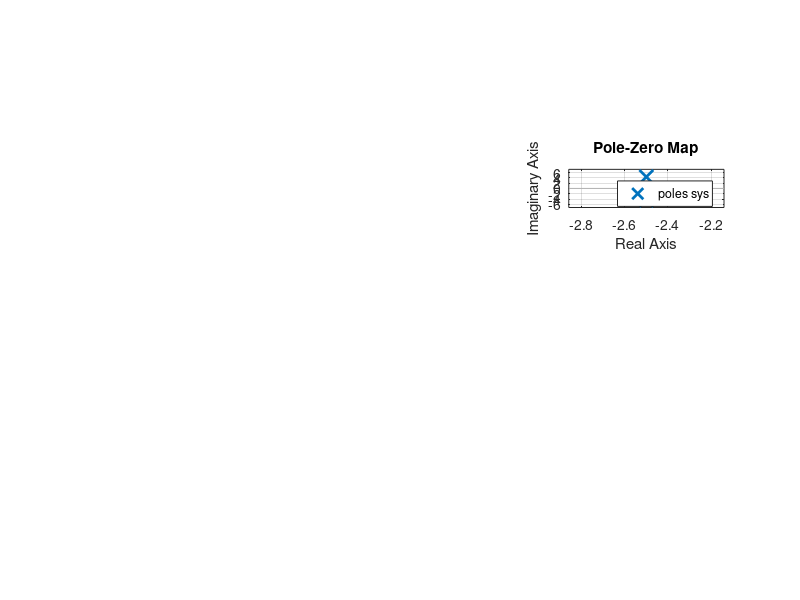

Here is the MATLAB script that generated this plot:
%effect on damping on the system response and poles 
%second order system
clear all
clc
%underdamped system
sys = tf([25],[1 5 25]) 
subplot(5,3,4) 
impulse(sys) 
subplot(5,3,5) 
step(sys) 
subplot(5,3,6) 
pzmap(sys)
